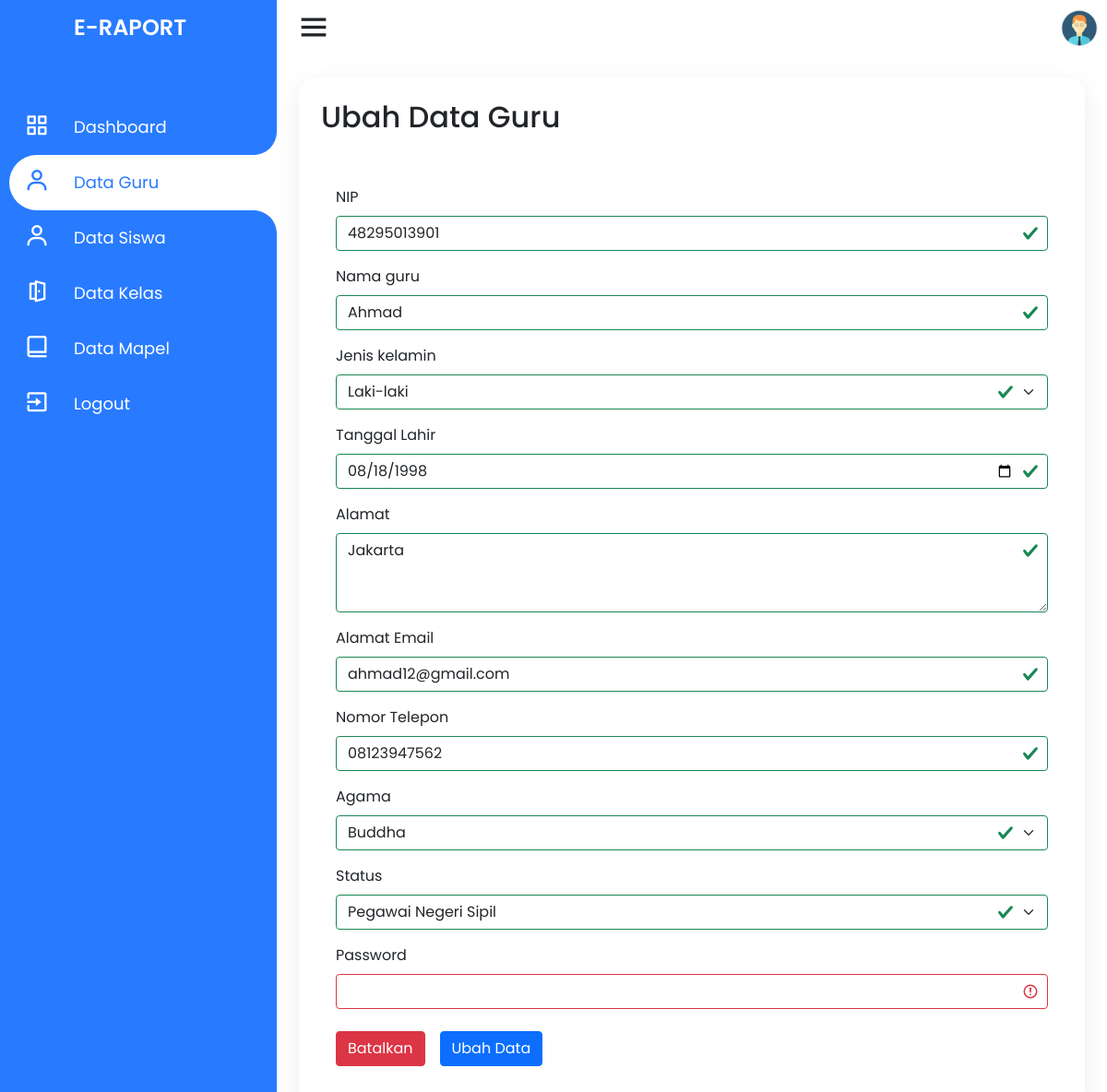
/admin/ubah-data-guru?nip=48295013901 (signed in), run on the app's committed database.
### tables this page shows
CREATE TABLE `guru` (
  `nip` varchar(11) NOT NULL,
  `nama_guru` varchar(50) NOT NULL,
  `jenis_kelamin` enum('Laki-laki','Perempuan') NOT NULL,
  `alamat` text NOT NULL,
  `email` varchar(30) NOT NULL,
  `no_telp` varchar(14) NOT NULL,
  `agama` enum('Islam','Kristen','Katolik','Hindu','Buddha','Konghuchu') NOT NULL,
  `status` varchar(20) NOT NULL,
  `tanggal_lahir` date NOT NULL,
  `password` varchar(255) NOT NULL
);

### admin/ubah-data-guru.php (the view, shortened to what this page needs)
<?php
require_once dirname(__FILE__) . '/../connection.php';
$login_as = $_SESSION['login_as'];
if (isset($_GET['nip'])) {
    $guruid = $_GET['nip'];
} else {
    header('location: data-guru');
}
?>
<!DOCTYPE html>
<html lang="en" dir="ltr">
<head>
    <link rel="stylesheet" href="style.css">
    <link href='https://unpkg.com/boxicons@2.0.7/css/boxicons.min.css' rel='stylesheet'>
    <link href="https://cdn.jsdelivr.net/npm/bootstrap@5.1.3/dist/css/bootstrap.min.css" rel="stylesheet">
    <link rel="stylesheet" href="../assets/css/style.css">
</head>
<body>
    <div class="container">
        <div class="navigation">
            <ul>
                <li>
                    <a href="#">
                        <span class="icon"></span>
                        <h1 class="title">E-Raport</h1>
                    </a>
                </li>
                <li>
                    <a href="../index">
                        <span class="icon"><i class='bx bx-grid-alt'></i></span>
                        <span class="title">Dashboard</span>
                    </a>
                </li>
                <li class="hovered">
                    <a href="data-guru">
                        <span class="icon"><i class='bx bx-user'></i></span>
                        <span class="title">Data Guru</span>
                    </a>
                </li>
                <li>
                    <a href="data-siswa">
                        <span class="icon"><i class='bx bx-user'></i></span>
                        <span class="title">Data Siswa</span>
                    </a>
                </li>
                <li>
                    <a href="data-kelas">
                        <span class="icon"><i class='bx bx-door-open'></i></span>
                        <span class="title">Data Kelas</span>
                    </a>
                </li>
                <li>
                    <a href="data-mapel">
                        <span class="icon"><i class='bx bx-book-alt'></i></span>
                        <span class="title">Data Mapel</span>
                    </a>
                </li>
                <li>
                    <a href="../logout">
                        <span class="icon"><i class='bx bx-exit'></i></span>
                        <span class="title">Logout</span>
                    </a>
                </li>
            </ul>
        </div>
    </div>
    <div class="main">
        <div class="topbar">
            <div class="toggle">
                <i class='bx bx-menu'></i>
            </div>
            <div class="user">
                                <?php
                if ($login_as == "siswa") {
                    $pp = "../assets/img/pp/std.png";
                } elseif ($login_as == "guru") {
                    $pp = "../assets/img/pp/guru.png";
                } elseif ($login_as == "admin") {
                    $pp = "../assets/img/pp/admin.png";
                }
                ?>
                <img src="<?php echo $pp; ?>" alt="user">
            </div>
        </div>
        <div class="konten">
            <h2 class="konten_title">
                Ubah Data Guru
            </h2>
            <div class="konten_isi">
                <?php
                $result_guru = $conn->query("SELECT * FROM guru WHERE nip = $guruid LIMIT 1");
                if ($result_guru && $result_guru->num_rows > 0) {
                    while ($row = $result_guru->fetch_assoc()) {
                ?>
                        <form action="../controller/action_guru" method="post" class="konten_ubah_nilai was-validated">
                            <div class="mb-3">
                                <label for="nipGuru" class="form-label">NIP</label>
                                <input type="text" name="nip" class="form-control" required id="nipGuru" value="<?php echo $row['nip']; ?>">
                            </div>
                            <div class="mb-3">
                                <label for="namaGuru" class="form-label">Nama guru</label>
                                <input type="text" name="nama" class="form-control" required id="namaGuru" value="<?php echo $row['nama_guru']; ?>">
                            </div>
                            <div class=" mb-3">
                                <label for="jkGuru" class="form-label">Jenis kelamin</label>
                                <select name="jenkel" class="form-select" id="jkGuru" required>
                                    <option value="Laki-laki" selected>Laki-laki</option>
                                </select>
                            </div>
                            <div class="mb-3">
                                <label for="tanggalLahirGuru" class="form-label">Tanggal Lahir</label>
                                <input type="date" name="tanggallahir" class="form-control" required id="tanggalLahirGuru" value="<?php echo $row['tanggal_lahir']; ?>">
                            </div>
                            <div class="mb-3">
                                <label for="alamatGuru" class="form-label">Alamat</label>
                                <textarea class="form-control" name="alamat" required id="alamatGuru" rows="3"><?php echo $row['alamat']; ?></textarea>
                            </div>
                            <div class="mb-3">
                                <label for="emailGuru" class="form-label">Alamat Email</label>
                                <input type="email" name="email" class="form-control" required id="emailGuru" placeholder="name@example.com" value="<?php echo $row['email']; ?>">
                            </div>
                            <div class="mb-3">
                                <label for="noTelpGuru" class="form-label">Nomor Telepon</label>
                                <input type="number" name="telepon" class="form-control" required id="noTelpGuru" placeholder="08123456789" value="<?php echo $row['no_telp']; ?>">
                            </div>
                            <div class="mb-3">
                                <label for="agamaGuru" class="form-label">Agama</label>
                                <select name="agama" class="form-select" id="agamaGuru" required>
                                    <option value="Buddha" selected>Buddha</option>
                                </select>
                            </div>
                            <div class="mb-3">
                                <label for="statusGuru" class="form-label">Status</label>
                                <select name="status" class="form-select" id="statusGuru" required>
                                    <option value="Pegawai Negeri Sipil" selected>Pegawai Negeri Sipil</option>
                                </select>
                            </div>
                            <div class="mb-3">
                                <label for="passwordGuru" class="form-label">Password</label>
                                <input type="password" name="passguru" class="form-control" required id="passwordGuru">
                            </div>
                            <div class="konten_ubah_nilai_opsi">
                                <button onclick="window.location.replace('../admin/data-guru'); return false;" type="button" class="btn btn-danger">Batalkan</button>
                                <button name="ubah-guru" type="submit" class="btn btn-primary">Ubah Data</button>
                            </div>
                        </form>
                <?php
                    }
                }
                ?>
            </div>
        </div>
    </div>
</body>
</html>

### assets/css/style.css (style rules this page uses)
* { margin: 0; padding: 0; box-sizing: border-box; font-family: 'Poppins', sans-serif; }
dl, ol, ul { padding: 0; margin: 0; }
:root { --blue: #287bff; --white: #fff; --grey: #f5f5f5; --black1: #222; --black2: #999; --pad-sm: 8px; --pad-md: 16px; --pad-lg: 24px; --pad-xl: 32px; --pad-xxl: 64px; }
body { min-height: 100vh; overflow-x: hidden; }
.container { position: relative; width: 100%; max-width: none; }
.navigation { left: 0; position: fixed; width: 300px; height: 100%; background: var(--blue); border-left: 10px solid var(--blue); transition: .5s; overflow: hidden; padding: 0; margin: 0; }
.navigation ul { position: absolute; top: 0; left: 0; width: 100%; }
.navigation ul li { position: relative; width: 100%; list-style: none; border-top-left-radius: 30px; border-bottom-left-radius: 30px; }
.navigation ul li:hover, .navigation ul li.hovered { background: var(--white); }
.navigation ul li:nth-child(1) { margin-bottom: 40px; pointer-events: none; }
.navigation ul li a { position: relative; display: block; width: 100%; display: flex; text-decoration: none; color: var(--white); }
.navigation ul li:hover a, .navigation ul li.hovered a { color: var(--blue); }
.navigation ul li a .icon { position: relative; display: block; min-width: 60px; height: 60px; line-height: 70px; text-align: center; }
.navigation ul li a .icon .bx { font-size: 1.75em; }
.navigation ul li a .title { position: relative; display: block; padding: 0 10px; height: 60px; line-height: 60px; text-align: start; white-space: nowrap; font-size: 18px; }
.navigation ul li h1 { text-transform: uppercase; font-weight: 600; font-size: 24px !important; }
.navigation ul li:hover a::before, .navigation ul li.hovered a::before { content: ''; position: absolute; right: 0; top: -50px; width: 50px; height: 50px; border-radius: 50%; box-shadow: 35px 35px 0 10px var(--white); pointer-events: none; }
.navigation ul li:hover a::after, .navigation ul li.hovered a::after { content: ''; position: absolute; right: 0; bottom: -50px; width: 50px; height: 50px; border-radius: 50%; box-shadow: 35px -35px 0 10px var(--white); pointer-events: none; }
.main { position: absolute; width: calc(100% - 300px); left: 300px; min-height: 100vh; background: var(--white); transition: .5s; }
.topbar { width: 100%; height: 60px; display: flex; justify-content: space-between; align-items: center; padding: 0 10px; }
.toggle { position: relative; width: 60px; height: 60px; display: flex; justify-content: center; align-items: center; font-size: 2.5em; cursor: pointer; }
.user { position: relative; width: 40px; height: 40px; border-radius: 50%; overflow: hidden; cursor: pointer; }
.user img { position: absolute; top: 0; left: 0; width: 100%; height: auto; object-fit: cover; }
.konten { display: block; padding: var(--pad-lg); margin: var(--pad-lg); position: relative; background: var(--white); border-radius: 20px; box-shadow: 0 7px 25px rgba(0, 0, 0, 0.08); border: none; overflow: hidden; }
.konten .konten_isi { overflow: hidden; padding: var(--pad-sm); }
.konten .konten_title, .konten .konten_isi .konten_pengaturan, .konten .konten_isi .konten_table, .konten .konten_isi .konten_nav { margin-bottom: var(--pad-lg); }
.konten .konten_ubah_nilai { margin: var(--pad-lg) var(--pad-sm); }
.konten .konten_ubah_nilai .konten_ubah_nilai_opsi { display: flex; margin-top: var(--pad-lg); }
.konten .konten_ubah_nilai button { margin-right: var(--pad-md); }

### admin/ubah-data-guru.php (style rules this page uses)
.navigation { transform: translateX(-100%); animation: slideIn 0.8s forwards; }
.konten { opacity: 0; animation: fadeIn 1s 0.8s forwards; }
button { transition: transform 0.2s ease, background-color 0.2s ease; }
.navigation ul li a { transition: background-color 0.3s, padding-left 0.3s; }

### data on the page
guru: nip "48295013901", nama "Ahmad", tanggallahir "08/18/1998", alamat "Jakarta", email "ahmad12@gmail.com", telepon "08123947562"
